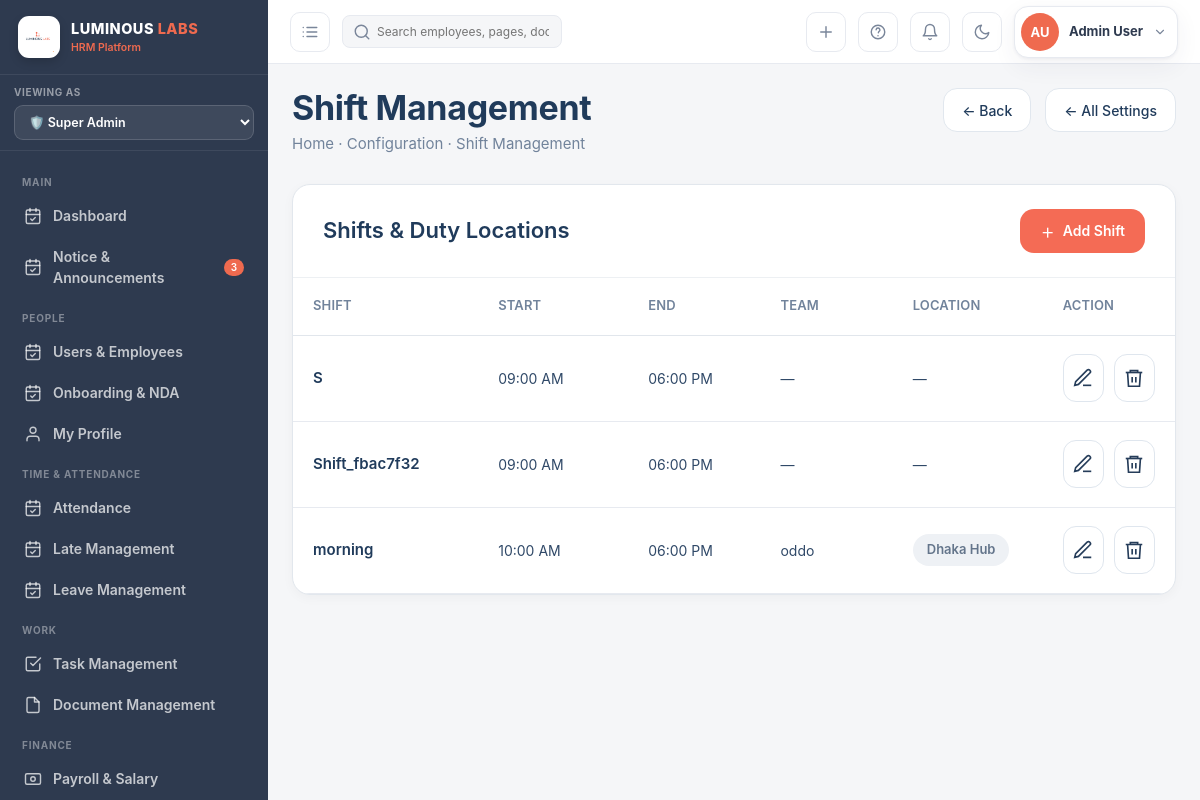
/config/shifts/ (signed in), run on the app's committed database.
### hrm_app/models.py (models this page shows, shortened)
class User(AbstractUser):
    role = models.CharField(max_length=20, choices=Role.choices, default=Role.EMPLOYEE)
    groups = models.ManyToManyField(Group, related_name='hrm_users', blank=True)
    user_permissions = models.ManyToManyField(
        Permission,
        related_name='hrm_user_permissions',
        blank=True,
    )

class Employee(models.Model):
    STATUS_CHOICES = [
        ('Active',    'Active'),
        ('On Leave',  'On Leave'),
        ('Probation', 'Probation'),
        ('Inactive',  'Inactive'),
    ]
    user        = models.OneToOneField(User, on_delete=models.CASCADE, related_name='employee')
    emp_id      = models.CharField(max_length=20, unique=True)
    phone       = models.CharField(max_length=20, blank=True)
    department  = models.ForeignKey(Department, null=True, on_delete=models.SET_NULL)
    designation = models.ForeignKey(Designation, null=True, on_delete=models.SET_NULL)
    shift       = models.ForeignKey(Shift, null=True, blank=True, on_delete=models.SET_NULL)
    join_date   = models.DateField(default=timezone.now)
    status      = models.CharField(max_length=20, choices=STATUS_CHOICES, default='Active')
    salary      = models.DecimalField(max_digits=10, decimal_places=2, default=0)
    avatar_color = models.CharField(max_length=10, default='#ef6a4f')
    avatar_initials = models.CharField(max_length=4, blank=True)
    address     = models.TextField(blank=True)
    nid         = models.CharField(max_length=30, blank=True, verbose_name='NID / Passport')
    blood_group = models.CharField(max_length=5, blank=True)
    emergency_contact = models.CharField(max_length=100, blank=True)
    class Meta:
        ordering = ['emp_id']

class Shift(models.Model):
    name       = models.CharField(max_length=80)
    start_time = models.TimeField()
    end_time   = models.TimeField()
    team       = models.CharField(max_length=80, blank=True)
    location   = models.CharField(max_length=100, blank=True)

### hrm_app/views.py (the view)
# urls.py: path('config/shifts/',                       views.shift_list,           name='shift_list'),
@login_required
def shift_list(request):
    if not has_permission(request.user, "configuration", "view"):
        messages.error(request, "Permission denied.")
        return redirect("dashboard")
    shifts = Shift.objects.all().order_by('start_time')
    return render(request, 'hrm/shift_list.html', _ctx(request, shifts=shifts))

### hrm_app/templates/hrm/shift_list.html (shortened to what this page needs)
{% extends 'hrm/base.html' %}
{% block content %}
<div class="shift-page">
  <div class="page-head">
    <div>
      <h1>Shift Management</h1>
      <div class="crumb">
        Home · Configuration · Shift Management
      </div>
    </div>
    <div class="shift-top-actions">
      <a
        href="javascript:history.back()"
        class="shift-top-btn"
      >
        ← Back
      </a>
      <a
        href="{% url 'config' %}"
        class="shift-top-btn"
      >
        ← All Settings
      </a>
    </div>
  </div>
  <div class="shift-card">
    <div class="shift-card-head">
      <h2>Shifts &amp; Duty Locations</h2>
      <a
        href="{% url 'shift_create' %}"
        class="add-shift-btn"
      >
        <span class="plus">+</span>
        Add Shift
      </a>
    </div>
    <div class="shift-table-wrap">
      <table class="shift-table">
        <thead>
          <tr>
            <th>Shift</th>
            <th>Start</th>
            <th>End</th>
            <th>Team</th>
            <th>Location</th>
            <th>Action</th>
          </tr>
        </thead>
        <tbody>
          {% for shift in shifts %}
          <tr>
            <td>
              <span class="shift-name">
                {{ shift.name }}
              </span>
            </td>
            <td>
              <span class="shift-normal">
                {{ shift.start_time|time:"h:i A" }}
              </span>
            </td>
            <td>
              <span class="shift-normal">
                {{ shift.end_time|time:"h:i A" }}
              </span>
            </td>
            <td>
              <span class="shift-normal">
                {{ shift.team|default:"—" }}
              </span>
            </td>
            <td>
              {% if shift.location %}
                <span class="shift-location">
                  {{ shift.location }}
                </span>
              {% else %}
                <span class="shift-normal">—</span>
              {% endif %}
            </td>
            <td>
              <div class="shift-actions">
                <a
                  href="{% url 'shift_edit' shift.pk %}"
                  class="shift-action-btn"
                  title="Edit Shift"
                >
                  <svg
                    fill="none"
                    viewBox="0 0 24 24"
                  >
                    <path d="M12 20h9"/>
                    <path d="M16.5 3.5a2.12 2.12 0 013 3L7 19l-4 1 1-4L16.5 3.5z"/>
                  </svg>
                </a>
                <button
                  type="button"
                  class="shift-action-btn shift-delete-btn"
                  title="Delete Shift"
                  onclick="deleteShift(
                    '{% url 'shift_delete' shift.pk %}',
                    '{{ shift.name|escapejs }}'
                  )"
                >
                  <svg
                    fill="none"
                    viewBox="0 0 24 24"
                  >
                    <path d="M3 6h18"/>
                    <path d="M8 6V4h8v2"/>
                    <path d="M19 6l-1 15H6L5 6"/>
                    <path d="M10 11v6"/>
                    <path d="M14 11v6"/>
                  </svg>
                </button>
              </div>
            </td>
          </tr>
          {% endfor %}
        </tbody>
      </table>
    </div>
  </div>
</div>
{% endblock %}

### hrm_app/templates/hrm/base.html (shortened to what this page needs)
{% load static %}
<!DOCTYPE html>
<html lang="en">
<head>
</head>
<body>
<div class="app">
  <aside class="sidebar" id="sidebar">
    <div class="brand">
      <div class="logobox">
        <img src="{% static 'logo.png' %}" alt="Luminous Labs" style="width:30px;height:30px">
      </div>
      <div><b>LUMINOUS <span style="color:var(--brand)">LABS</span></b><small>HRM Platform</small></div>
    </div>
    <div class="rolebar">
      <small>Viewing as</small>
      <select id="roleSwitcher" onchange="switchRole(this.value)">
        <option value="super_admin" {% if view_role == 'super_admin' %}selected{% endif %}>🛡️ Super Admin</option>
      </select>
    </div>
<nav class="nav">
{% block nav %}
{% with current_url=request.resolver_match.url_name %}
{% if view_role == 'super_admin' %}
  {% if user.role == "super_admin" or 'dashboard' in allowed_menus %}
  <div class="group">Main</div>
  <a class="item {% if current_url == 'dashboard' %}active{% endif %}" href="{% url 'dashboard' %}{% if view_role %}?view_role={{ view_role }}{% endif %}">
    <svg class="ico" viewBox="0 0 24 24"><rect x="3" y="4" width="18" height="18" rx="2"/><path d="M16 2v4M8 2v4M3 10h18"/><path d="M9 16l2 2 4-4"/></svg>
    Dashboard
  </a>
  {% endif %}
  {% if user.role == "super_admin" or 'notice' in allowed_menus %}
  <a class="item {% if 'notice' in current_url %}active{% endif %}" href="{% url 'notice_list' %}{% if view_role %}?view_role={{ view_role }}{% endif %}">
    <svg class="ico" viewBox="0 0 24 24"><rect x="3" y="4" width="18" height="18" rx="2"/><path d="M16 2v4M8 2v4M3 10h18"/><path d="M9 16l2 2 4-4"/></svg>
    Notice & Announcements
    <span class="badge">{{ unread_notices|default:3 }}</span>
  </a>
  {% endif %}
  {% if user.role == "super_admin" or 'users' in allowed_menus or 'onboarding' in allowed_menus or 'profile' in allowed_menus %}
  <div class="group">People</div>
  {% endif %}
  {% if user.role == "super_admin" or 'users' in allowed_menus %}
  <a class="item {% if current_url == 'user_list' %}active{% endif %}" href="{% url 'user_list' %}{% if view_role %}?view_role={{ view_role }}{% endif %}">
    <svg class="ico" viewBox="0 0 24 24"><rect x="3" y="4" width="18" height="18" rx="2"/><path d="M16 2v4M8 2v4M3 10h18"/><path d="M9 16l2 2 4-4"/></svg>
    Users & Employees
  </a>
  {% endif %}
  {% if user.role == "super_admin" or 'onboarding' in allowed_menus %}
  <a class="item {% if current_url == 'onboarding_list' %}active{% endif %}" href="{% url 'onboarding_list' %}{% if view_role %}?view_role={{ view_role }}{% endif %}">
    <svg class="ico" viewBox="0 0 24 24"><rect x="3" y="4" width="18" height="18" rx="2"/><path d="M16 2v4M8 2v4M3 10h18"/><path d="M9 16l2 2 4-4"/></svg>
    Onboarding & NDA
  </a>
  {% endif %}
  {% if user.role == "super_admin" or 'profile' in allowed_menus %}
  <a class="item {% if current_url == 'my_profile' or current_url == 'user_detail' and is_my_profile %}active{% endif %}" href="{% url 'my_profile' %}{% if view_role %}?view_role={{ view_role }}{% endif %}">
    <svg class="ico" viewBox="0 0 24 24"><path d="M20 21v-2a4 4 0 00-4-4H8a4 4 0 00-4 4v2"/><circle cx="12" cy="7" r="4"/></svg>
    My Profile
  </a>
  {% endif %}
  {% if user.role == "super_admin" or 'attendance' in allowed_menus or 'late' in allowed_menus or 'leave' in allowed_menus %}
  <div class="group">Time & Attendance</div>
  {% endif %}
  {% if user.role == "super_admin" or 'attendance' in allowed_menus %}
  <a class="item {% if current_url == 'attendance_list' %}active{% endif %}" href="{% url 'attendance_list' %}{% if view_role %}?view_role={{ view_role }}{% endif %}">
    <svg class="ico" viewBox="0 0 24 24"><rect x="3" y="4" width="18" height="18" rx="2"/><path d="M16 2v4M8 2v4M3 10h18"/><path d="M9 16l2 2 4-4"/></svg>
    Attendance
  </a>
  {% endif %}
  {% if user.role == "super_admin" or 'late' in allowed_menus %}
  <a class="item {% if current_url == 'late_list' %}active{% endif %}" href="{% url 'late_list' %}{% if view_role %}?view_role={{ view_role }}{% endif %}">
    <svg class="ico" viewBox="0 0 24 24"><rect x="3" y="4" width="18" height="18" rx="2"/><path d="M16 2v4M8 2v4M3 10h18"/><path d="M9 16l2 2 4-4"/></svg>
    Late Management
  </a>
  {% endif %}
  {% if user.role == "super_admin" or 'leave' in allowed_menus %}
  <a class="item {% if current_url == 'leave_list' %}active{% endif %}" href="{% url 'leave_list' %}{% if view_role %}?view_role={{ view_role }}{% endif %}">
    <svg class="ico" viewBox="0 0 24 24"><rect x="3" y="4" width="18" height="18" rx="2"/><path d="M16 2v4M8 2v4M3 10h18"/><path d="M9 16l2 2 4-4"/></svg>
    Leave Management
  </a>
  {% endif %}
  {% if user.role == "super_admin" or 'tasks' in allowed_menus or 'documents' in allowed_menus %}
  <div class="group">Work</div>
  {% endif %}
  {% if user.role == "super_admin" or 'tasks' in allowed_menus %}
  <a class="item {% if current_url == 'task_list' %}active{% endif %}" href="{% url 'task_list' %}{% if view_role %}?view_role={{ view_role }}{% endif %}">
    <svg class="ico" viewBox="0 0 24 24"><path d="M9 11l3 3L22 4"/><path d="M21 12v7a2 2 0 01-2 2H5a2 2 0 01-2-2V5a2 2 0 012-2h11"/></svg>
    Task Management
  </a>
  {% endif %}
  {% if user.role == "super_admin" or 'documents' in allowed_menus %}
  <a class="item {% if current_url == 'document_list' %}active{% endif %}" href="{% url 'document_list' %}{% if view_role %}?view_role={{ view_role }}{% endif %}">
    <svg class="ico" viewBox="0 0 24 24"><path d="M14 2H6a2 2 0 00-2 2v16a2 2 0 002 2h12a2 2 0 002-2V8z"/><path d="M14 2v6h6"/></svg>
    Document Management
  </a>
  {% endif %}
  {% if user.role == "super_admin" or 'salary' in allowed_menus or 'petty_cash' in allowed_menus or 'assets' in allowed_menus %}
  <div class="group">Finance</div>
  {% endif %}
  {% if user.role == "super_admin" or 'salary' in allowed_menus %}
  <a class="item {% if current_url == 'salary_list' %}active{% endif %}" href="{% url 'salary_list' %}{% if view_role %}?view_role={{ view_role }}{% endif %}">
    <svg class="ico" viewBox="0 0 24 24"><rect x="2" y="5" width="20" height="14" rx="2"/><circle cx="12" cy="12" r="3"/></svg>
    Payroll & Salary
  </a>
  {% endif %}
{% endif %}
{% endwith %}
{% endblock %}
</nav>
  </aside>
  <div class="main">
    <header class="topbar">
      <button class="iconbtn" onclick="document.getElementById('sidebar').classList.toggle('open')" title="Menu">
        <svg class="ico" viewBox="0 0 24 24"><path d="M8 6h13M8 12h13M8 18h13M3 6h.01M3 12h.01M3 18h.01"/></svg>
      </button>
      <div class="search-wrap">
        <span class="si"><svg class="ico" viewBox="0 0 24 24"><circle cx="11" cy="11" r="8"/><path d="M21 21l-4.35-4.35"/></svg></span>
        <input placeholder="Search employees, pages, documents…" id="globalSearch" onkeydown="if(event.key==='Enter'){window.location='/employees/?q='+this.value}">
      </div>
      <button class="iconbtn" onclick="quickCreate()" title="Quick create">
        <svg class="ico" viewBox="0 0 24 24"><path d="M12 5v14M5 12h14"/></svg>
      </button>
      <a class="iconbtn" href="{% url 'user_guide_faq' %}{% if view_role %}?view_role={{ view_role }}{% endif %}" title="Help & FAQ">
        <svg class="ico" viewBox="0 0 24 24"><circle cx="12" cy="12" r="9"/><path d="M9.5 9a2.5 2.5 0 115 .5c0 1.5-2 1.5-2 3.5"/><path d="M12 17h.01"/></svg>
      </a>
      <a class="iconbtn" href="{% url 'notice_list' %}{% if view_role %}?view_role={{ view_role }}{% endif %}" title="Notifications">
        <svg class="ico" viewBox="0 0 24 24"><path d="M18 8a6 6 0 00-12 0c0 7-3 9-3 9h18s-3-2-3-9"/><path d="M13.73 21a2 2 0 01-3.46 0"/></svg>
      </a>
      <button class="iconbtn" onclick="toggleTheme()" title="Toggle dark mode">
        <svg class="ico" viewBox="0 0 24 24"><path d="M21 12.79A9 9 0 1111.21 3 7 7 0 0021 12.79z"/></svg>
      </button>
      <div class="profile-wrap" id="profileMenuWrap">
        <button type="button" class="profile-trigger" onclick="toggleProfileMenu()" aria-haspopup="true" aria-expanded="false">
          <div class="avatar {% if user.role == 'manager' or view_role == 'manager' %}avatar-blue{% elif user.role == 'employee' or view_role == 'employee' %}avatar-green{% else %}avatar-brand{% endif %}" title="{{ user.get_full_name|default:user.username }}">{{ user.employee.avatar_initials|default:user.username|slice:":2"|upper }}</div>
          <div class="profile-meta">
            <span class="profile-name">{{ user.get_full_name|default:user.username }}</span>
          </div>
          <svg class="ico profile-caret" viewBox="0 0 24 24"><path d="M6 9l6 6 6-6"/></svg>
        </button>
      </div>
    </header>
    <main class="content">
      {% block content %}{% endblock %}
    </main>
  </div>
</div>
</body>
</html>

### data on the page
User: role "🛡️ Super Admin", employee.avatar_initials "AU", get_full_name "Admin User"
Shift: name "S", start_time "09:00 AM", end_time "06:00 PM", team "—"
Shift: name "Shift_fbac7f32", start_time "09:00 AM", end_time "06:00 PM", team "—"
Shift: name "morning", start_time "10:00 AM", end_time "06:00 PM", team "oddo", location "Dhaka Hub"

### other printed values
{{ unread_notices|default:3 }} "3"
